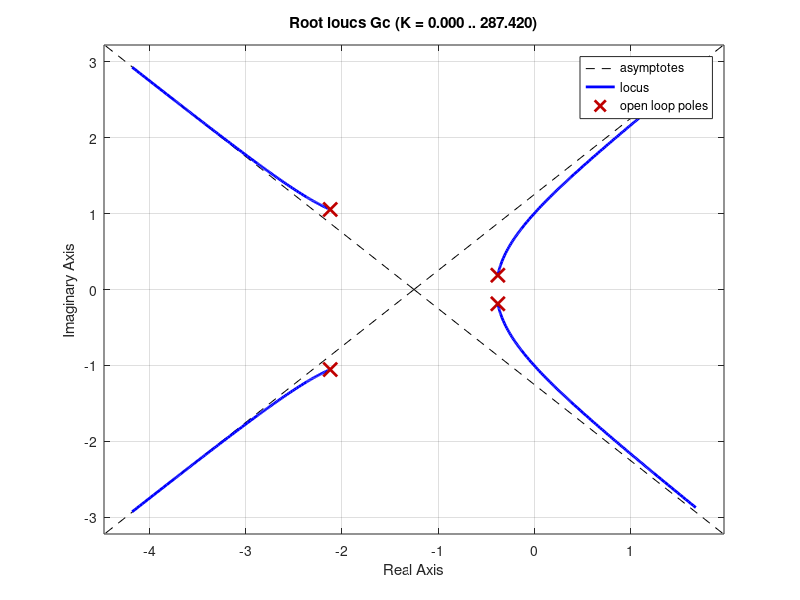

MATLAB code for this plot:
clear all;
close all;
clc;


s = tf("s");
Gs = 1/ (s*(s+1)*(s^2 + 4*s + 5));
H = 1;
k=20;

a = [1];
b = [1 1];
c = [1 4 5];

ra = roots(a);
rb = roots(b);
rc = roots(c);

Gc = feedback(Gs, H);
rlocus(Gc);
